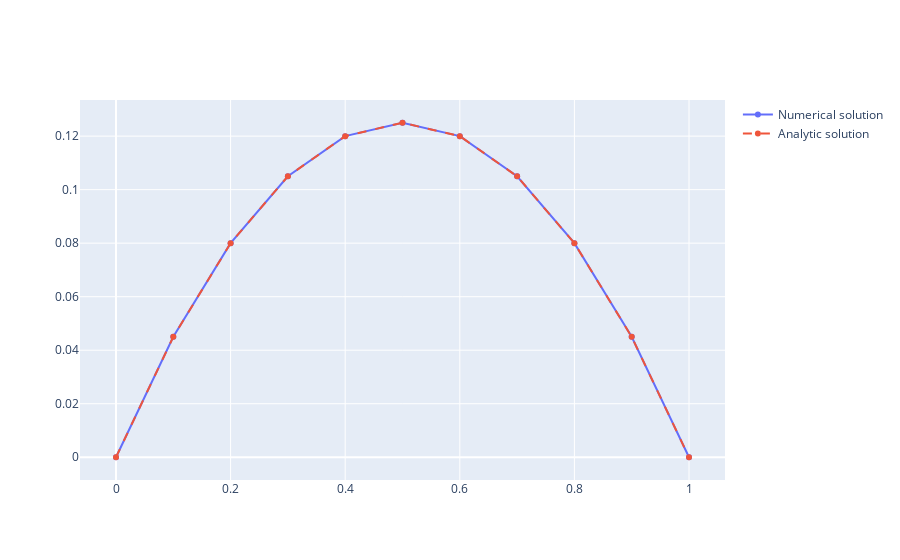

The code cell stored with this chart in its notebook:
### Markdown cell above
![image.png](attachment:image.png)

### Code cell
a = 0
b = 1
N = 10
alpha = 0
beta = 0
condition_type = 'Dirichlet'
q_fun = lambda x, u: 1

bvp = BVP(a, b, N, alpha, beta, condition_type=condition_type, q_fun=q_fun)
A_DD, b_DD, x_array = bvp.boundary_conditions()
u_DD = bvp.solve_matrices(A_DD, b_DD, x_array, 0)

def u_analytic(x):
    return -1/2 * (x - a) * (x - b) + ((beta - alpha) / (b - a)) * (x - a) + alpha

x_values = bvp.x_values
u_analytic = u_analytic(x_values)

fig = go.Figure()
fig.add_trace(go.Scatter(x=x_values, y=u_DD, name='Numerical solution'))
fig.add_trace(go.Scatter(x=x_values, y=u_analytic, name='Analytic solution', line=dict(dash='dash')))
fig.show()

### Figure 1 — Plotly figure (JSON) as saved in the notebook; plotly's stock layout.template omitted (floating-point values rounded to 4 significant figures)
{"data": [{"name": "Numerical solution", "type": "scatter", "x": [0, 0.1, 0.2, 0.3, 0.4, 0.5, 0.6, 0.7, 0.8, 0.9, 1], "y": [0, 0.045, 0.08, 0.105, 0.12, 0.125, 0.12, 0.105, 0.08, 0.045, 0]}, {"line": {"dash": "dash"}, "name": "Analytic solution", "type": "scatter", "x": [0, 0.1, 0.2, 0.3, 0.4, 0.5, 0.6, 0.7, 0.8, 0.9, 1], "y": [0, 0.045, 0.08, 0.105, 0.12, 0.125, 0.12, 0.105, 0.08, 0.045, 0]}], "layout": {}}
